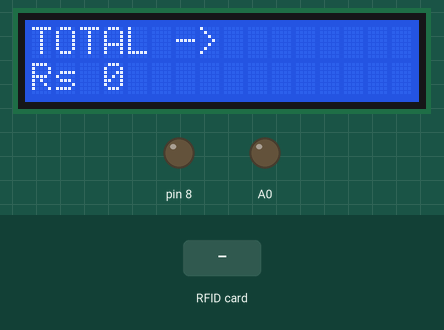
This sketch was run on a simulated Arduino Uno, built with avr-gcc and run on an emulated ATmega328P. Parts: 16×2 character LCD, output pins drawn as LEDs (lit = HIGH). Inputs (shaded band) come from the test bench. Pins used as bus, display or sensor lines are not drawn; what the sketch prints to the serial monitor is not drawn.

Above: at 1.3 s.
1.4 s: RFID card 5E 7A 19 C4 held to the reader
At 2.0 s:
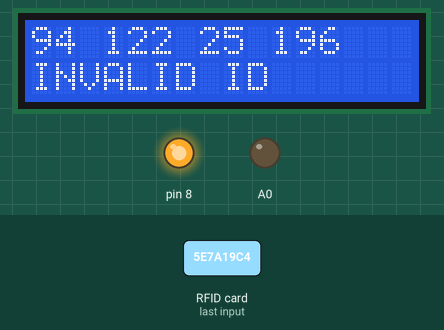
Timing chart, 0 to 4.9 s (numbered marks = the images above; inputs shaded):
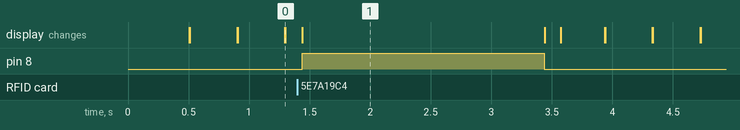

The sketch:

P_M_KIIT.ino
```cpp
//Code for shopping automation using RFID reader
//IMPLEMENT THIS CODE ON ARDUINO UNO WITH SPECIFIED LIBRARIES

#include <MFRC522.h>
#include<LiquidCrystal.h>
#include <SPI.h>

LiquidCrystal lcd(2, 3, 4, 5, 6, 7);

#define SS_PIN 10
#define RST_PIN 9
#define no_ims 3               // No. of items in the shop
MFRC522 rfid(SS_PIN, RST_PIN); // Instance of the class

MFRC522::MIFARE_Key key;


int switchPin = 11;
boolean lastButton = LOW;
boolean currentButton = LOW;


int code[no_ims][4] = {
                       {212,138,223,43},
                       {212,138,223,44},
                       {212,138,223,45}
                       };                 //This is the stored UID

char pnm  [no_ims][50] = {"oreo biscuit", "apple", "washing powder"}; //Product name
int  price[no_ims] = {40,160,100}, price_sum = 0, j = 0;


int codeRead = 0;
String uidString;


void setup() {
  lcd.begin(16,2);
  Serial.begin(9600);
  SPI.begin(); // Init SPI bus
  rfid.PCD_Init(); // Init MFRC522
  pinMode(8,OUTPUT);
  pinMode(A0,OUTPUT);
  pinMode(switchPin, INPUT);

}

boolean debounce(boolean last)
{
  boolean current = digitalRead(switchPin);
  if (last != current)
  {
    delay(5);
    current = digitalRead(switchPin);
  }
  return current;
}

 void clearUID()
  {
    lcd.print(uidString);
  }

 void printDec(byte *buffer, byte bufferSize) {                                                //Conversion to Decimal value of RFID
  for (byte i = 0; i < bufferSize; i++) {
    Serial.print(buffer[i] < 0x10 ? " 0" : " ");
    Serial.print(buffer[i], DEC);
  }
}

  void printMessage()
  {
    lcd.clear();
    lcd.setCursor(0,0);
    lcd.print(pnm[j][0]);
    lcd.setCursor(0,1);
    lcd.print("Rs");                         // This part Prints the apperent price
    lcd.setCursor(3,1);
    lcd.print(price[j]);

    digitalWrite(A0,HIGH);
    delay(2000);                             // LED output

    lcd.clear ();
    lcd.print("RFID");
    lcd.setCursor(0,1);                      // Printing the RFID
    lcd.print(uidString);
    digitalWrite(A0,LOW);
    delay(2000);
    }


  void printUID()
  {

  }


void loop() {

  currentButton = debounce(lastButton);

  lcd.clear();
    lcd.print("TOTAL ->");
    lcd.setCursor(0,1);
    lcd.print("Rs");
    lcd.setCursor(3,1);
    lcd.print(price_sum);

  if(lastButton == LOW && currentButton == HIGH){

    lcd.clear();
    lcd.setCursor(0,0);
    lcd.print("TOTAL PURCHASE :");
    lcd.setCursor(0,1);
    lcd.print("Rs");                         // This part Prints the TOTAL price
    lcd.setCursor(3,1);
    lcd.print(price_sum);

     return;
  }
  lastButton = currentButton;

  if(  rfid.PICC_IsNewCardPresent())
  {
      readRFID();
  }
  delay(100);
  lcd.clear();
}


void readRFID()                                                   //The heart of the code ! Sensing and displaying
{

  rfid.PICC_ReadCardSerial();
  Serial.print(F("\nPICC type: "));
  MFRC522::PICC_Type piccType = rfid.PICC_GetType(rfid.uid.sak);
  Serial.println(rfid.PICC_GetTypeName(piccType));

  // Check is the PICC of Classic MIFARE type
  if (piccType != MFRC522::PICC_TYPE_MIFARE_MINI &&
    piccType != MFRC522::PICC_TYPE_MIFARE_1K &&
    piccType != MFRC522::PICC_TYPE_MIFARE_4K) {
    Serial.println(F("Your tag is not of type MIFARE Classic."));
    return;
  }

    clearUID();

    Serial.println("Scanned PICC's UID:");
    printDec(rfid.uid.uidByte, rfid.uid.size);

    uidString = String(rfid.uid.uidByte[0])+" "+String(rfid.uid.uidByte[1])+" "+String(rfid.uid.uidByte[2])+ " "+String(rfid.uid.uidByte[3]);

    printUID();

    int numb = no_ims, i = 0;
    boolean match = true;

    while(numb--){           //Loop for seeing anyone one the RFID mathes with the given one ?

    i = 0; match = true;
    while(i<rfid.uid.size)
    {
      if(!(rfid.uid.uidByte[i] == code[j][i]))
      {
           match = false;
      }
      i++;
    }

    if(match){                      //If it matches, i.e the product has been sensed => its price should be added

       price_sum += price [j];      // j contains the index of the RFID array
      break;                        //If anyone of them matches then, the loop breaks, and procees towards showing the name, price and ID
     }

     j++;

    }

    j--;

    if(match)                                                 //If the RFID matches
    {
      Serial.println("\nI know this Tag!");
      lcd.clear();
      lcd.print(uidString);
      printMessage();
    }
    else                                                     //If not, that means the product RFID dosen't match the directory's.
    {
           lcd.clear();
      lcd.print(uidString);
      lcd.setCursor(0,1);
      digitalWrite(8,HIGH);
      lcd.print("INVALID ID");
      delay(2000);
      digitalWrite(8,LOW);
      lcd.clear();
      Serial.println("\nUnknown Tag");
    }


    // Halt PICC
  rfid.PICC_HaltA();

  // Stop encryption on PCD
  rfid.PCD_StopCrypto1();
}
```

Measured:
- after the input at 1.4 s, pin 8: LOW → HIGH at once, → LOW 2.0 s later; the display: changes at once (image 1)
- what the display in image 1 shows lasts 2.0 s, from 1.4 s to 3.4 s
